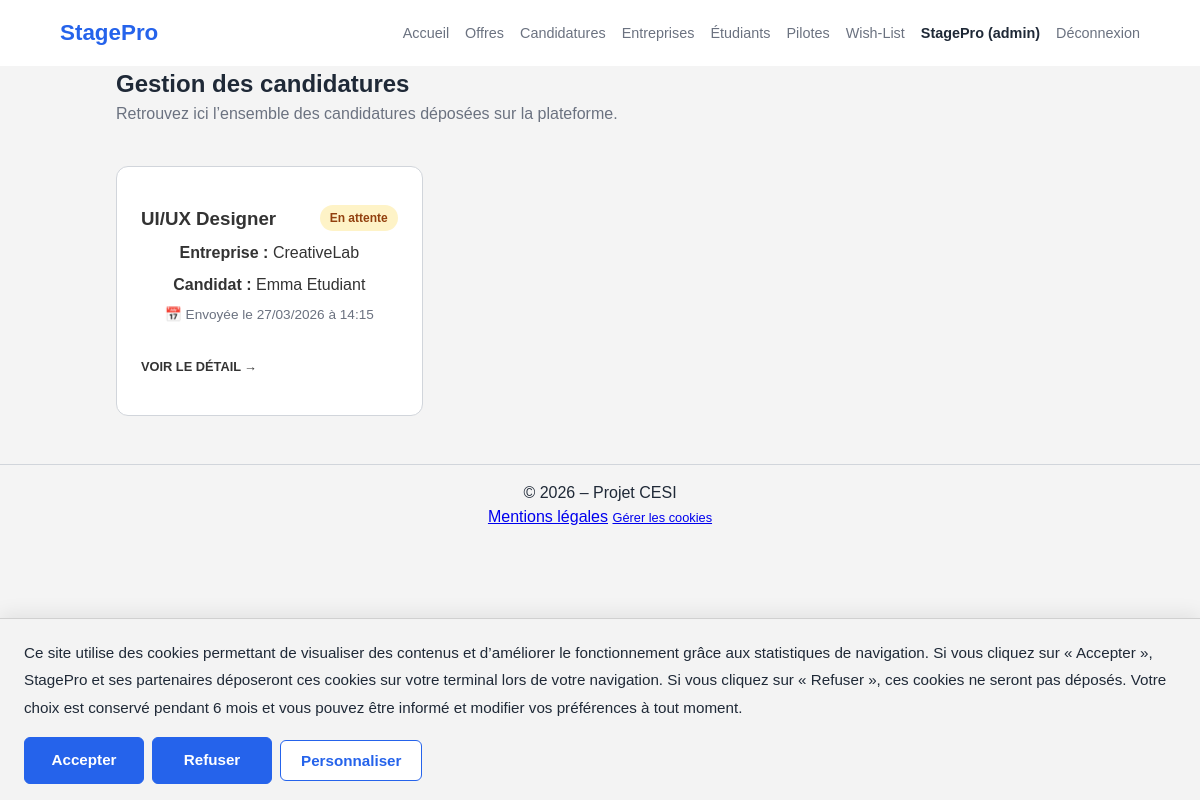
The app's page /index.php?page=candidatures (signed in) with its own data.
### tables this page shows
CREATE TABLE `candidatures` (
  `id` int(11) NOT NULL,
  `utilisateur_id` int(11) NOT NULL,
  `offre_id` int(11) NOT NULL,
  `cv` varchar(255) DEFAULT NULL,
  `lettre_motivation` text DEFAULT NULL,
  `statut` varchar(20) NOT NULL DEFAULT 'en_attente',
  `created_at` timestamp NOT NULL DEFAULT current_timestamp()
);

CREATE TABLE `offres` (
  `id` int(11) NOT NULL,
  `entreprise_id` int(11) NOT NULL,
  `titre` varchar(150) NOT NULL,
  `description` text NOT NULL,
  `competences` text DEFAULT NULL,
  `localite` varchar(255) DEFAULT NULL,
  `duree` varchar(100) DEFAULT NULL,
  `nb_places` int(11) DEFAULT 1,
  `remuneration` decimal(10,2) DEFAULT NULL,
  `date_offre` date NOT NULL,
  `created_at` timestamp NOT NULL DEFAULT current_timestamp()
);

CREATE TABLE `entreprises` (
  `id` int(11) NOT NULL,
  `nom` varchar(150) NOT NULL,
  `description` text DEFAULT NULL,
  `email_contact` varchar(150) DEFAULT NULL,
  `telephone_contact` varchar(30) DEFAULT NULL,
  `created_at` timestamp NOT NULL DEFAULT current_timestamp()
);

CREATE TABLE `utilisateurs` (
  `id` int(11) NOT NULL,
  `nom` varchar(100) NOT NULL,
  `prenom` varchar(100) NOT NULL,
  `email` varchar(150) NOT NULL,
  `mot_de_passe` varchar(255) NOT NULL,
  `role_id` int(11) NOT NULL,
  `created_at` timestamp NOT NULL DEFAULT current_timestamp()
);

### app/Controllers/CandidatureController.php (called while the page is built, shortened)
<?php
require_once __DIR__ . '/../Models/Candidature.php';
class CandidatureController {
    private $model;
    public function __construct() {
        $this->model = new Candidature();
    }
    private function getRole(): string {
        return strtolower($_SESSION['user']['role_nom'] ?? $_SESSION['user']['role'] ?? '');
    }
    public function index() {
        $role = $this->getRole();
        if (in_array($role, ['admin', 'pilote'], true)) {
            $candidatures = $this->model->findAllFull();
        } else {
            $userId = (int)$_SESSION['user']['id'];
            $candidatures = $this->model->findByEtudiant($userId);
            $titre_page = "Mes Candidatures | StagePro";
        }
        include __DIR__ . '/../Views/layout/header.php';
        include __DIR__ . '/../Views/candidatures/liste.php';
        include __DIR__ . '/../Views/layout/footer.php';
    }
}

### config/Database.php (called while the page is built)
<?php
class Database {
    private static $instance = null;
    public static function getConnection() {
        if (self::$instance === null) {
            try {
                self::$instance = new PDO(
                    "mysql:host=localhost;dbname=stagepro;charset=utf8",
                    "root",
                    ""
                );
                self::$instance->setAttribute(PDO::ATTR_ERRMODE, PDO::ERRMODE_EXCEPTION);
                self::$instance->setAttribute(PDO::ATTR_DEFAULT_FETCH_MODE, PDO::FETCH_ASSOC);
            } catch (PDOException $e) {
                die("Erreur de connexion : " . $e->getMessage());
            }
        }
        return self::$instance;
    }
}

### app/Models/Candidature.php (called while the page is built, shortened)
<?php
require_once __DIR__ . '/../../config/Database.php';
class Candidature {
    private $db;
    public function __construct() {
        $this->db = Database::getConnection();
    }
    public function findAllFull() {
        $sql = "SELECT c.*,
                       o.titre AS offre_titre,
                       e.nom AS entreprise_nom,
                       u.nom AS etudiant_nom,
                       u.prenom AS etudiant_prenom,
                       u.email AS etudiant_email
                FROM candidatures c
                JOIN offres o ON c.offre_id = o.id
                JOIN entreprises e ON o.entreprise_id = e.id
                JOIN utilisateurs u ON c.utilisateur_id = u.id
                ORDER BY c.created_at DESC";
        $stmt = $this->db->query($sql);
        return $stmt->fetchAll(PDO::FETCH_ASSOC);
    }
}

### app/Views/candidatures/liste.php (the view, shortened to what this page needs)
<?php
$role = strtolower($_SESSION['user']['role_nom'] ?? $_SESSION['user']['role'] ?? '');
function badgeStatut($statut) {
    switch ($statut) {
        default:
            return ['label' => 'En attente', 'bg' => '#fef3c7', 'color' => '#92400e'];
    }
}
?>
<section>
  <h1><?= in_array($role, ['admin', 'pilote'], true) ? 'Gestion des candidatures' : 'Mes candidatures' ?></h1>
  <p style="color: var(--text-muted);">
    <?= in_array($role, ['admin', 'pilote'], true)
        ? "Retrouvez ici l’ensemble des candidatures déposées sur la plateforme."
        : "Retrouvez ici les offres auxquelles vous avez postulé et le détail de vos dossiers envoyés." ?>
  </p>
</section>
<section style="margin-top: 2rem;">
  <?php if (empty($candidatures)): ?>
    <div style="background: var(--surface); padding: 2rem; border-radius: 8px; text-align: center; border: 1px solid var(--border);">
      <p>Aucune candidature trouvée.</p>
      <?php if ($role === 'etudiant'): ?>
        <a href="index.php?page=offres" class="btn-cta" style="display: inline-block; margin-top: 1rem; text-decoration: none;">Voir les offres disponibles</a>
      <?php endif; ?>
    </div>
  <?php else: ?>
    <div class="container-espaces" style="display: grid; grid-template-columns: repeat(auto-fill, minmax(300px, 1fr)); gap: 1.5rem;">
      <?php foreach ($candidatures as $c): ?>
        <?php $badge = badgeStatut($c['statut'] ?? 'en_attente'); ?>
        <article class="card" style="position: relative; transition: transform 0.2s; border: 1px solid var(--border); padding: 1.5rem; border-radius: 12px; background: var(--surface);">
          <div style="display: flex; justify-content: space-between; gap: 1rem; align-items: flex-start;">
            <h3 style="color: var(--accent-blue); margin-bottom: 0.5rem;">
              <?= htmlspecialchars($c['offre_titre']) ?>
            </h3>
            <span style="background: <?= $badge['bg'] ?>; color: <?= $badge['color'] ?>; padding: 4px 10px; border-radius: 999px; font-size: 0.75rem; font-weight: 700;">
              <?= $badge['label'] ?>
            </span>
          </div>
          <p style="margin-bottom: 0.5rem;">
            <strong>Entreprise :</strong> <?= htmlspecialchars($c['entreprise_nom']) ?>
          </p>
          <?php if (in_array($role, ['admin', 'pilote'], true)): ?>
            <p style="margin-bottom: 0.5rem;">
              <strong>Candidat :</strong>
              <?= htmlspecialchars(($c['etudiant_prenom'] ?? '') . ' ' . ($c['etudiant_nom'] ?? '')) ?>
            </p>
          <?php endif; ?>
          <p style="font-size: 0.85rem; color: var(--text-muted); margin-bottom: 1rem;">
            📅 Envoyée le <?= date('d/m/Y à H:i', strtotime($c['created_at'])) ?>
          </p>
          <div style="display: flex; justify-content: space-between; align-items: center; margin-top: 1rem;">
            <span style="font-size: 0.8rem; font-weight: bold; color: var(--accent-blue); text-transform: uppercase;">
              Voir le détail &rarr;
            </span>
          </div>
          <a href="index.php?page=candidature-detail&id=<?= (int)$c['id'] ?>" class="lien-etendu" title="Voir les détails de la candidature"></a>
        </article>
      <?php endforeach; ?>
    </div>
  <?php endif; ?>
</section>

### public/styles.css (style rules this page uses)
:root { --bg-body: #f4f4f4; --surface: #ffffff; --accent: #2563eb; --text-main: #1f2937; --text-muted: #6b7280; --border: #d1d5db; --header-height: 0px; }
* { box-sizing: border-box; margin: 0; padding: 0; }
body { background-color: var(--bg-body); color: var(--text-main); font-family: sans-serif; line-height: 1.5; padding-bottom: 2rem; }
section { margin-bottom: 5rem; }
div[aria-label*="Liste"], .container-espaces, .grid-offres { display: grid; grid-template-columns: repeat(auto-fill, minmax(280px, 1fr)); gap: 1rem; margin-top: 1rem; }
article { background: var(--surface); border: 1px solid var(--border); padding: 1rem; position: relative; min-height: 150px; background-size: cover; background-position: center; }
article a.lien-etendu { position: absolute; top: 0; left: 0; width: 100%; height: 100%; z-index: 5; }
.card { background-size: cover; background-position: center; min-height: 250px; display: flex; flex-direction: column; justify-content: center; text-align: center; border: 1px solid #ddd; border-radius: 8px; padding: 20px; text-decoration: none; color: #333; }
section:not(.hero):not(.entreprise-showcase):not(.espaces-section):not(.stats-section) { max-width: 1000px; margin: 0 auto 2.5rem auto; padding: 0 1rem; }

### app/Views/candidatures/liste.php (style rules this page uses)
.lien-etendu { position: absolute; top: 0; left: 0; width: 100%; height: 100%; }

### records on screen
candidatures: offre.titre "UI/UX Designer", statut "En attente", entreprises.nom "CreativeLab", utilisateur.nom "Emma Etudiant", created_at "27/03/2026 à 14:15"

### other values on screen
$_SESSION['user']['prenom'] "StagePro"
$_SESSION['user']['role'] "admin"
